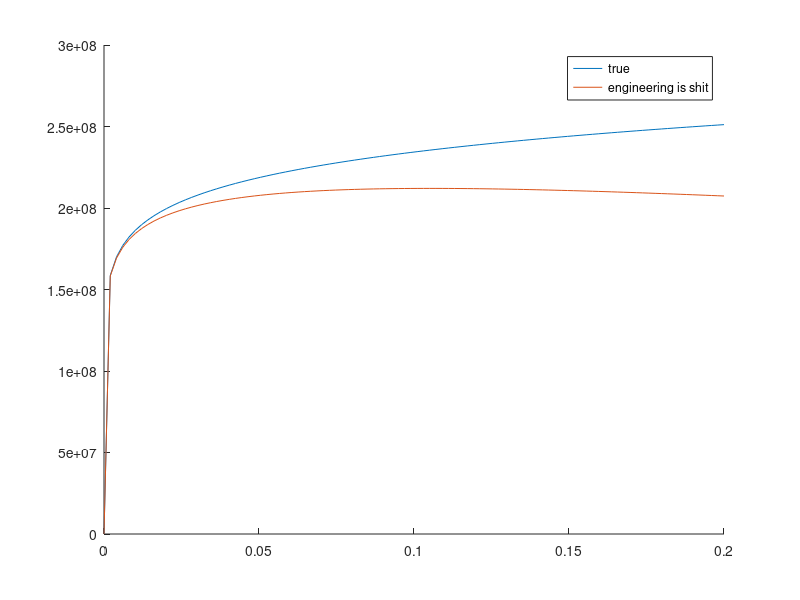

MATLAB code for this plot:
epsilon = linspace(0,0.2);
k = 295e6;
n = 0.1;
sigma = k*epsilon.^n;
sigmaengineer = k*(log(1+epsilon)).^n./(1+epsilon);

close all
hold on
plot(epsilon,sigma);
plot(epsilon,sigmaengineer);
legend('true','engineering is shit')
hold off
